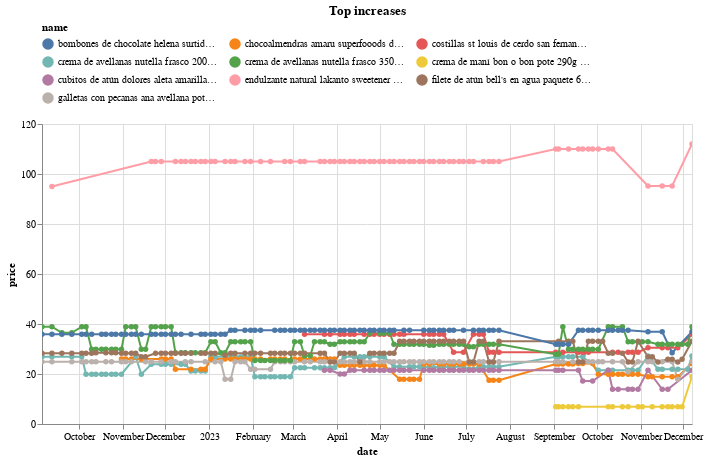

The notebook cell saved with this chart:
### Code cell
(top_changes_abs
 .sort_values('change')
 .tail(10)
 .pipe(plot_changes, 'Top increases')
)

### Figure 1 — Vega-Lite specification as saved in the notebook (floating-point values rounded to 4 significant figures; data arrays with more than 128 entries replaced by an {"elided": "..."} marker saying what was removed)
{"config": {"view": {"continuousWidth": 300, "continuousHeight": 300}, "legend": {"columns": 3, "orient": "top"}}, "data": {"name": "data-32421c81087c4c5ede360cc20fb9c28c"}, "mark": {"type": "line", "point": true}, "encoding": {"color": {"field": "name", "scale": {"domain": ["bombones de chocolate helena surtidos selectos caja 210g (plaza_vea)", "chocoalmendras amaru superfooods doypack 120g (plaza_vea)", "costillas st louis de cerdo san fernando sabor bbq x kg (plaza_vea)", "crema de avellanas nutella frasco 200g (plaza_vea)", "crema de avellanas nutella frasco 350g (plaza_vea)", "crema de maní bon o bon pote 290g (plaza_vea)", "cubitos de atún dolores aleta amarilla bolsa 200g (plaza_vea)", "endulzante natural lakanto sweetener golden doypack 800g (plaza_vea)", "filete de atún bell's en agua paquete 6un (plaza_vea)", "galletas con pecanas ana avellana pote 250g (plaza_vea)"]}, "type": "nominal"}, "tooltip": [{"field": "name", "type": "nominal"}, {"field": "price", "type": "quantitative"}, {"field": "last_price", "type": "quantitative"}], "x": {"field": "date", "type": "temporal"}, "y": {"field": "price", "type": "quantitative"}}, "params": [{"name": "param_11", "select": {"type": "point", "fields": ["name"]}, "bind": "legend"}, {"name": "param_12", "select": {"type": "interval", "encodings": ["x", "y"]}, "bind": "scales"}], "title": "Top increases", "transform": [{"filter": {"param": "param_11"}}], "width": 650, "$schema": "https://vega.github.io/schema/vega-lite/v5.16.3.json", "datasets": {"data-32421c81087c4c5ede360cc20fb9c28c": {"elided": "765 records"}}}
